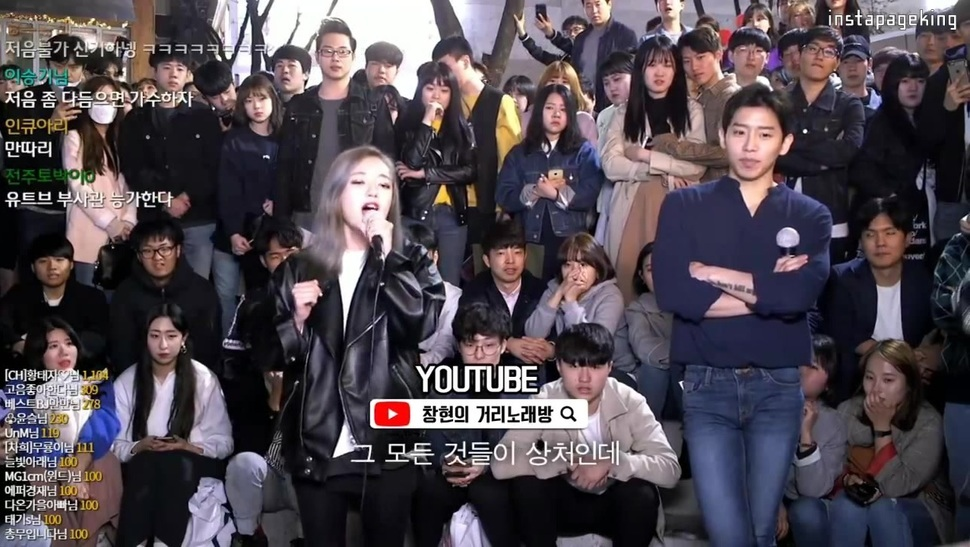
#> input picture python/dummy_code/test_img.jpg, 970 x 547 px, given in place of the camera
$ python test.py   (older library calls are emulated)
#> lines starting #> are read from the running program, lines starting #| are printed output that depends on the picture
# This script will detect faces via your webcam.
# Tested with OpenCV3
import cv2
import signal
import sys
import time

def sigint_handler(signum,frame):
    sys.exit(0)

signal.signal(signal.SIGINT,sigint_handler)

prevTime    = 0
cap         = cv2.VideoCapture(0)
cap.set(3,320)
cap.set(4,240)

# Create the haar cascade
faceCascade = cv2.CascadeClassifier("C:/Users/memoming/DegreeProject/OpenCV/Download/opencv/sources/data/haarcascades/haarcascade_frontalface_default.xml")
i = 0
while(True):
    curTime = time.time()
	# Capture frame-by-frame
    ret,frame = cap.read()
#> frame is the input picture: shape (547, 970, 3); mean B, G, R 80.3, 72.6, 80.5

	# Our operations on the frame come here
    gray = cv2.cvtColor(frame, cv2.COLOR_BGR2GRAY)
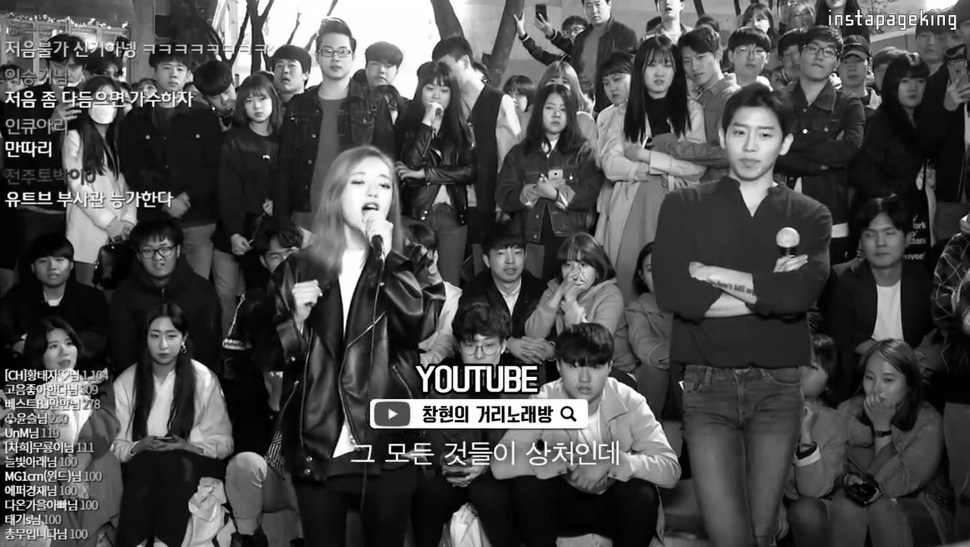
#> gray: shape (547, 970); min 0, max 255, mean 75.8

	# [8 lines of commented-out code are left out]

    faces = faceCascade.detectMultiScale(
        gray,
        scaleFactor=1.06,
        minNeighbors=5,
        minSize=(30, 30)
        # flags = cv2.cv.CV_HAAR_SCALE_IMAGE
    )
#> faces = 19 rows, first 6: [156, 55, 35, 35], [419, 74, 35, 35], [240, 87, 35, 35], [538, 95, 36, 36], [857, 215, 49, 49], [136, 232, 46, 46]


	# Draw a rectangle around the faces
    for (x, y, w, h) in faces:
        # [9 lines of commented-out code are left out]
        prevTime=curTime
        # fps=1/(sec)
        print("Found {0} faces!\t".format(len(faces))+"saved\t")
        test_img = frame[y:y+h,x:x+w] # 얼굴만 잘라내기
        test_img = cv2.cvtColor(test_img, cv2.COLOR_BGR2GRAY)
        test_img = cv2.resize(test_img,(48,48))
        cv2.imwrite("./Image5/test_img_"+str(i)+".jpg",test_img)
        i += 1
#> this loop made 19 passes
#> (x, y, w, h) on passes 1 to 12: (156, 55, 35, 35), (419, 74, 35, 35), (240, 87, 35, 35), (538, 95, 36, 36), (857, 215, 49, 49), (136, 232, 46, 46), (364, 50, 37, 37), (637, 49, 44, 44), (895, 68, 36, 36), (32, 244, 42, 42), (40, 328, 45, 45), (798, 34, 41, 41)
#| Found 19 faces!	saved
#| Found 19 faces!	saved
#| Found 19 faces!	saved
#| Found 19 faces!	saved
#| Found 19 faces!	saved
#| Found 19 faces!	saved
#| Found 19 faces!	saved
#| Found 19 faces!	saved
#> (further printed lines are left out)
#> pass 1, `test_img = frame[y:y+h,x:x+w]`:
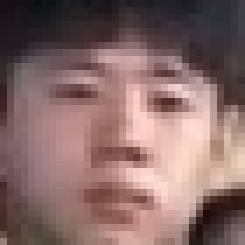
#> test_img: shape (35, 35, 3) (shown 7 times larger); mean B, G, R 104.4, 106.1, 133.8
#> pass 1, `test_img = cv2.cvtColor(test_img, cv2.COLOR_BGR2GRAY)`:
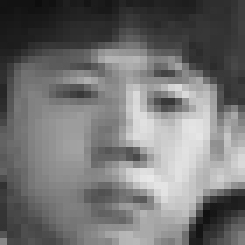
#> test_img: shape (35, 35) (shown 7 times larger); min 13, max 232, mean 114.2
#> pass 1, `test_img = cv2.resize(test_img,(48,48))`:
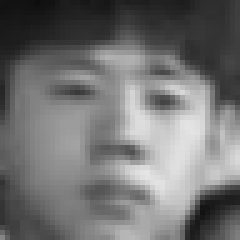
#> test_img: shape (48, 48) (shown 5 times larger); min 13, max 228, mean 114.1
#> pass 2, `test_img = frame[y:y+h,x:x+w]`:
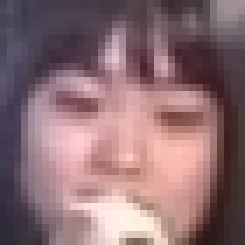
#> test_img: shape (35, 35, 3) (shown 7 times larger); mean B, G, R 115.1, 110.4, 141
#> after the loop, i = 19
        # [9 lines of commented-out code are left out]
    if cv2.waitKey(1) & 0xFF == ord('q'):
#> (key q is pressed here)
        break
    if i==3000 :
        break


# When everything done, release the capture
cap.release()
#cv2.destroyAllWindows()
